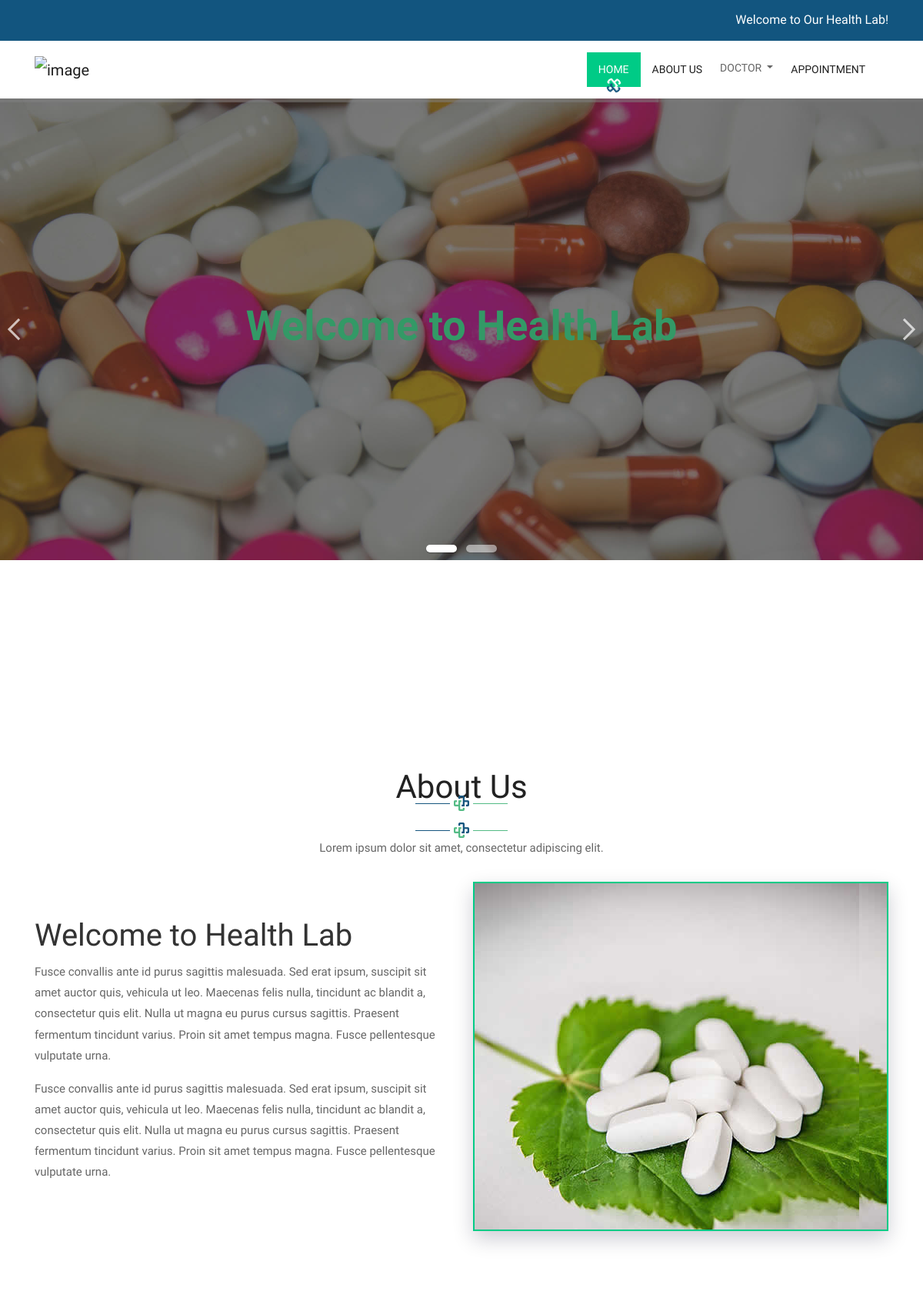
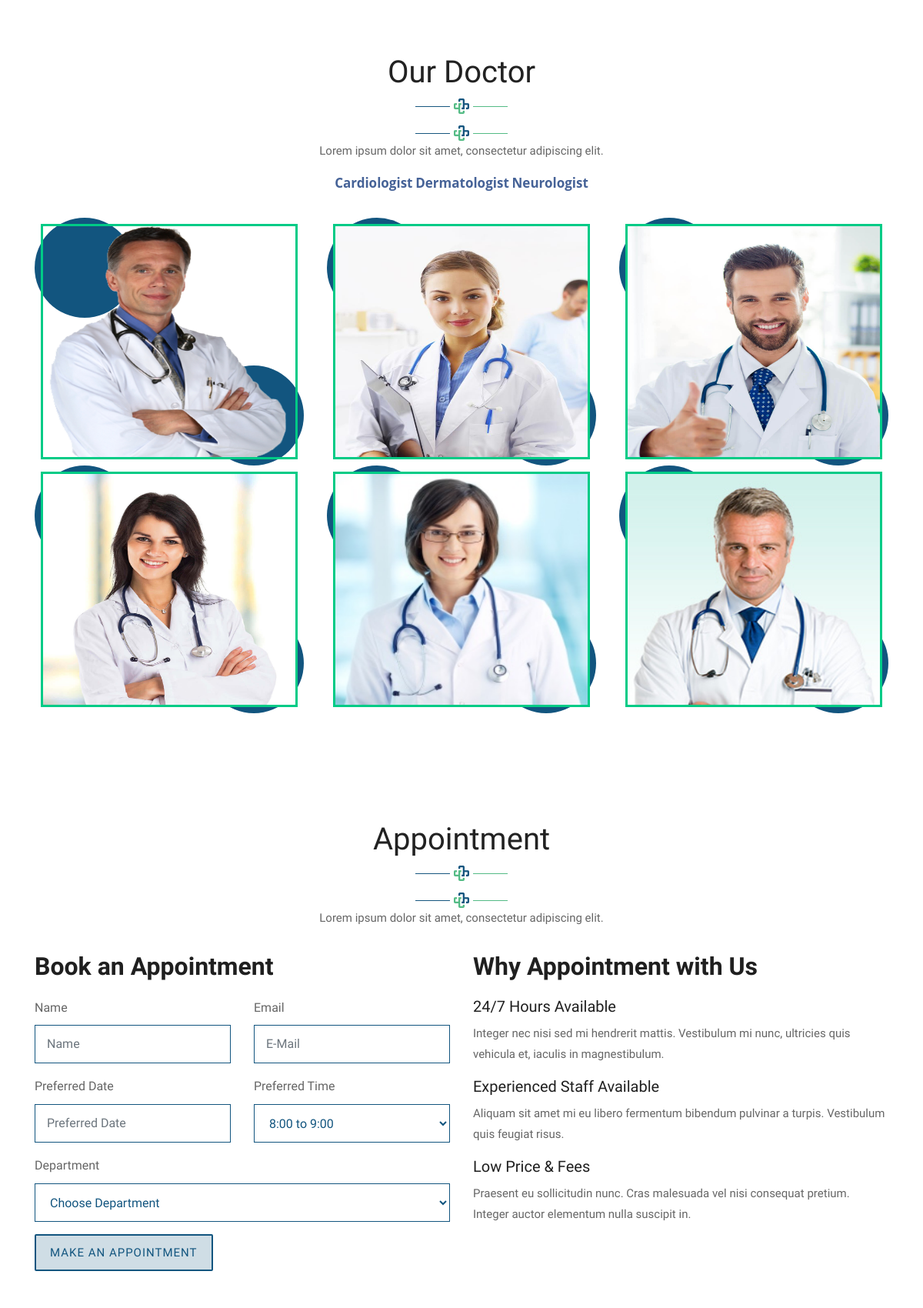
The page / (upper part) on the database its author committed (2 pictures, top to bottom).
### health_lab/models.py (models this page shows, shortened)
class Dept(models.Model):
    name=models.CharField(max_length=100,unique=True)
    slug=models.SlugField(max_length=100,unique=True)
    class Meta:
        ordering=('name',)
        verbose_name='department'
        verbose_name_plural='department'
    def get_url(self):
        return reverse('Dept_Details',args=[self.slug])
    def __str__(self):
        return '{}'.format(self.name)

class Doctor(models.Model):
    name = models.CharField(max_length=100, unique=True)
    slug = models.SlugField(max_length=100, unique=True)
    dept=models.ForeignKey('Dept',on_delete=models.CASCADE)
    image=models.ImageField(upload_to='doctor',blank=True)
    detail=models.TextField()
    class Meta:
        ordering = ('name',)
        verbose_name = 'doctor'
        verbose_name_plural = 'doctor'
    def get_url(self):
        return reverse('DocDetail',args=[self.dept.slug,self.slug])

### health_lab/views.py (the view)
# urls.py: path('',views.DeptDetail,name='DeptDetail'),
def DeptDetail(request,c_slug=None):
    c_page=None
    doctor=None
    if(c_slug!=None):
        c_page=get_object_or_404(Dept,slug=c_slug)
        doctor=Doctor.objects.filter(dept=c_page)
    else:
        doctor = Doctor.objects.all().filter()
    return render(request,'home.html',{'dept':c_page,'doctor':doctor})

### health_lab/context_processors.py (called while the page is built)
def menu_links(request):
    links=Dept.objects.all()
    return dict(links=links)

### templates/home.html (shortened to what this page needs)
{% load static %}
<html lang="en">
<head>
    <link rel="stylesheet" href="{% static 'css/bootstrap.min.css' %}">
    <link rel="stylesheet" href="{% static 'css/pogo-slider.min.css' %}">
    <link rel="stylesheet" href="{% static 'css/style.css' %}">
    <link rel="stylesheet" href="{% static 'css/responsive.css' %}">
    <link rel="stylesheet" href="{% static 'css/custom.css' %}">
</head>
<body id="home" data-spy="scroll" data-target="#navbar-wd" data-offset="98">
	<div class="main-top" style="background: #12557f;">
		<div class="container">
			<div class="row">
				<div class="col-lg-6">
				</div>
				<div class="col-lg-6">
					<div class="wel-nots" style="float: right;margin-left: 20px;">
						<p style="font-size: 16px;color: #ffffff;padding: 12px 0px;margin: 0px;">Welcome to Our Health Lab!</p>
					</div>
				</div>
			</div>
		</div>
	</div>
	<header class="top-header" style="background: #ffffff;position: relative;top: 0px;left: 0px;width: 100%;margin: 0 auto;z-index: 20;">
		<nav class="navbar header-nav navbar-expand-lg"  style="padding: 5px 0px;">
            <div class="container">
				<a class="navbar-brand" href="/"><img src="{% static 'images/logo1.png' %}" alt="image"></a>
                <div class="collapse navbar-collapse justify-content-end" id="navbar-wd">
                    <ul class="navbar-nav" style="text-transform: uppercase;font-size: 14px;padding: 10px 15px;position: relative;font-weight: 500;">
                        <li ><a class="nav-link active" href="/">Home</a></li>
                        <li><a class="nav-link" href="#about">About Us</a></li>
						<a class="nav-link dropdown-toggle"  id="navbarDropdown" role="button" data-toggle="dropdown" aria-haspopup="true" aria-expanded="false">
         Doctor   </a>
						<li><a class="nav-link" href="#appointment">Appointment</a></li>
					</ul>
						</div>
            </div>
        </nav>
	</header>
	<div class="home-slider" style="position: relative;
	height: 100%;">
		<div class="container-fluid">
			<div class="row">
				<div class="pogoSlider" id="js-main-slider">
					<div class="pogoSlider-slide"  style="background-image:url({% static 'images/slider-03.jpg' %});">
						<div class="lbox-caption pogoSlider-slide-element" >
							<div class="lbox-details" style="display: table-cell;text-align: center;vertical-align: middle;position: absolute;top: 0px;
	                                                         left: 0;right: 0;height: 100%;padding: 22% 0%;">
								<h1 style="font-size: 54px;font-family: 'Catamaran', sans-serif;color:#339966;font-weight: 600;position: relative;z-index:2;">
									Welcome to Health Lab</h1>
							</div>
						</div>
					</div>
				</div>
			</div>
		</div>
	</div>
	<div id="about" class="about-box" style="padding: 70px 0px;">
		<div class="about-a1">
			<div class="container">
				<div class="row">
					<div class="col-lg-12">
						<div class="title-box" style="text-align:center;margin-bottom: 30px;">
							<h2 style =	"font-size: 42px; font-family:'Catamaran', sans-serif;color: #222222;font-weight: 500;position: relative;padding-bottom: 5px;margin-bottom: 15px;">About Us</h2>
								<img src="{% static 'images/tag-line.png' %}" style="no-repeat center;width: 120px;height:20px;bottom: 0;left: 0;right: 0;margin: 0 auto;">
							<p>Lorem ipsum dolor sit amet, consectetur adipiscing elit. </p>
						</div>
					</div>
				</div>
				<div class="row">
					<div class="col-lg-12 col-md-12 col-sm-12">
						<div class="row align-items-center about-main-info" >
							<div class="col-lg-6 col-md-6 col-sm-12">
								<h2 style="font-size: 40px;font-family: 'Catamaran', sans-serif;"> Welcome to Health Lab </h2>
								<p>Fusce convallis ante id purus sagittis malesuada. Sed erat ipsum, suscipit sit amet auctor quis, vehicula ut leo. Maecenas felis nulla, tincidunt ac blandit a, consectetur quis elit. Nulla ut magna eu purus cursus sagittis. Praesent fermentum tincidunt varius. Proin sit amet tempus magna. Fusce pellentesque vulputate urna. </p>
								<p>Fusce convallis ante id purus sagittis malesuada. Sed erat ipsum, suscipit sit amet auctor quis, vehicula ut leo. Maecenas felis nulla, tincidunt ac blandit a, consectetur quis elit. Nulla ut magna eu purus cursus sagittis. Praesent fermentum tincidunt varius. Proin sit amet tempus magna. Fusce pellentesque vulputate urna. </p>
							</div>
							<div class="col-lg-6 col-md-6 col-sm-12">
								<div class="about-m" style="border: 2px solid #00cb86;box-shadow: 0 10px 25px 0 rgba(0,0,40,.2);">
									<ul id="banner" style="position: relative; width: 100%;height: 450px;overflow: hidden;margin: 0 auto;">
										<li  style="position: absolute;top: 0;left: 0;">
										</li>
									</ul>
								</div>
							</div>
						</div>
					</div>
				</div>
			</div>
		</div>
	</div>
	<div id="team" class="team-box" style="padding: 70px 0px;">
		<div class="container">
			<div class="row">
				<div class="col-lg-12">
					<div class="title-box" style="text-align: center;margin-bottom: 30px;">
						<h2 style="font-size: 40px;font-family: 'Catamaran', sans-serif;" >Our Doctor</h2>
						<img src="{% static 'images/tag-line.png' %}" style="no-repeat center;width: 120px;height:20px;bottom: 0;left: 0;right: 0;margin: 0 auto;">
						<p>Lorem ipsum dolor sit amet, consectetur adipiscing elit. </p>
                   				{% for dept in links %}
			<a href="{{dept.get_url}}" style=" font: 700 17px 'Open Sans', sans-serif;color: #456297;text-decoration: none;
                                          text-align: center;margin-bottom :3px;font-style:normal;"> {{dept.name}}</a>
			{% endfor %}
					</div>
				</div>
			</div>
			<div class="row">
					{% for doctor in doctor %}
                <div class="col-md-4 col-sm-6">
                    <div class="our-team" style="text-align: center; overflow: hidden;position: relative; z-index: 1;">
                        <div class="pic" style="margin: 8px;position: relative; border: 3px solid #00cb86;transition: all 0.5s ease 0s;text:view profile;">
							<a href="{{doctor.get_url}}"><img src="{{doctor.image.url}}" style="height:300px;" alt=""></a>
                        </div>
                    </div>
                </div>
					 {% endfor %}
            </div>
		</div>
	</div>
	<div id="appointment" class="appointment-main" style="padding: 70px 0px;position: relative";>
		<div class="container">
			<div class="row">
				<div class="col-lg-12">
					<div class="title-box" style="text-align: center;margin-bottom: 30px;">
						<h2 style="font-size: 40px;font-family: 'Catamaran', sans-serif;">Appointment</h2>
							<img src="{% static 'images/tag-line.png' %}" style="no-repeat center;width: 120px;height:20px;bottom: 0;left: 0;right: 0;margin: 0 auto;">
						<p>Lorem ipsum dolor sit amet, consectetur adipiscing elit. </p>
					</div>
				</div>
			</div>
			<div class="row">
				<div class="col-lg-6 col-md-6">
					<div class="well-block">
                        <div class="well-title">
                            <h2 style="font-size: 32px;font-weight: 600;padding-bottom: 20px;">Book an Appointment</h2>
                        </div>
                        <form>
                            <div class="row">
                                <div class="col-md-6">
                                    <div class="form-group" >
                                        <label class="control-label" style="font-size: 16px;" for="name">Name</label>
                                        <input id="name" name="name" type="text" placeholder="Name" class="form-control input-md" style="min-height: 60px;min-height: 50px;padding: 0px 15px;border-radius: 0;color: #12557f;border: 1px solid #12557f;">
                                    </div>
                                </div>
                                <div class="col-md-6">
                                    <div class="form-group">
                                        <label class="control-label" style="font-size: 16px;" for="email">Email</label>
                                        <input id="email" name="email" type="text" placeholder="E-Mail" class="form-control input-md" style="min-height: 60px;min-height: 50px;padding: 0px 15px;border-radius: 0;color: #12557f;border: 1px solid #12557f;">
                                    </div>
                                </div>
                                <div class="col-md-6">
                                    <div class="form-group">
                                        <label class="control-label" style="font-size: 16px;"for="date">Preferred Date</label>
                                        <input id="date" name="date" type="text" placeholder="Preferred Date" class="form-control input-md" style="min-height: 60px;min-height: 50px;padding: 0px 15px;border-radius: 0;color: #12557f;border: 1px solid #12557f;">
                                    </div>
                                </div>
                                <div class="col-md-6">
                                    <div class="form-group">
                                        <label class="control-label" style="font-size: 16px;" for="time">Preferred Time</label>
                                        <select id="time" name="time" class="form-control" style="min-height: 60px;min-height: 50px;padding: 0px 15px;border-radius: 0;color: #12557f;border: 1px solid #12557f;">
                                            <option value="8:00 to 9:00">8:00 to 9:00</option>
                                        </select>
                                    </div>
                                </div>
                                <div class="col-md-12">
                                    <div class="form-group">
                                        <label class="control-label" style="font-size: 16px;" for="appointmentfor">Department</label>
                                        <select id="appointmentfor" name="appointmentfor" class="form-control" style="min-height: 60px;min-height: 50px;padding: 0px 15px;border-radius: 0;color: #12557f;border: 1px solid #12557f;">
                                            <option value="Choose Department">Choose Department</option>
                                        </select>
                                    </div>
                                </div>
                                <div class="col-md-12">
                                    <div class="form-group">
                                        <button id="singlebutton" name="singlebutton" class="new-btn-d br-2" style="border: 2px solid #12557f;border-radius: 2px;transition: .2s;letter-spacing: 1px;padding: 10px 18px;background: #ffffff;color: #12557f;display: inline-block;line-height: 24px;cursor: pointer; background: rgba(18,85,127,0.2);">Make An Appointment</button>
                                    </div>
                                </div>
                            </div>
                        </form>
                    </div>
				</div>
				<div class="col-lg-6 col-md-6">
					<div class="well-block">
                        <div class="well-title" >
                            <h2 style="	font-size: 32px;font-weight: 600;padding-bottom: 20px;">Why Appointment with Us</h2>
                        </div>
                        <div class="feature-block">
                            <div class="feature feature-blurb-text">
                                <h4 class="feature-title" style="font-size: 20px;">24/7 Hours Available</h4>
                                <div class="feature-content">
                                    <p>Integer nec nisi sed mi hendrerit mattis. Vestibulum mi nunc, ultricies quis vehicula et, iaculis in magnestibulum.</p>
                                </div>
                            </div>
                            <div class="feature feature-blurb-text">
                                <h4 class="feature-title" style="font-size: 20px;">Experienced Staff Available</h4>
                                <div class="feature-content">
                                    <p>Aliquam sit amet mi eu libero fermentum bibendum pulvinar a turpis. Vestibulum quis feugiat risus. </p>
                                </div>
                            </div>
                            <div class="feature feature-blurb-text">
                                <h4 class="feature-title" style="font-size: 20px;">Low Price & Fees</h4>
                                <div class="feature-content">
                                    <p>Praesent eu sollicitudin nunc. Cras malesuada vel nisi consequat pretium. Integer auctor elementum nulla suscipit in.</p>
                                </div>
                            </div>
                        </div>
                    </div>
				</div>
			</div>
		</div>
	</div>
</body>
</html>

### rows shown on the page
Dept: name "Cardiologist"
Dept: name "Dermatologist"
Dept: name "Neurologist"
Doctor: image (picture)
Doctor: image (picture)
Doctor: image (picture)
Doctor: image (picture)
Doctor: image (picture)
Doctor: image (picture)
